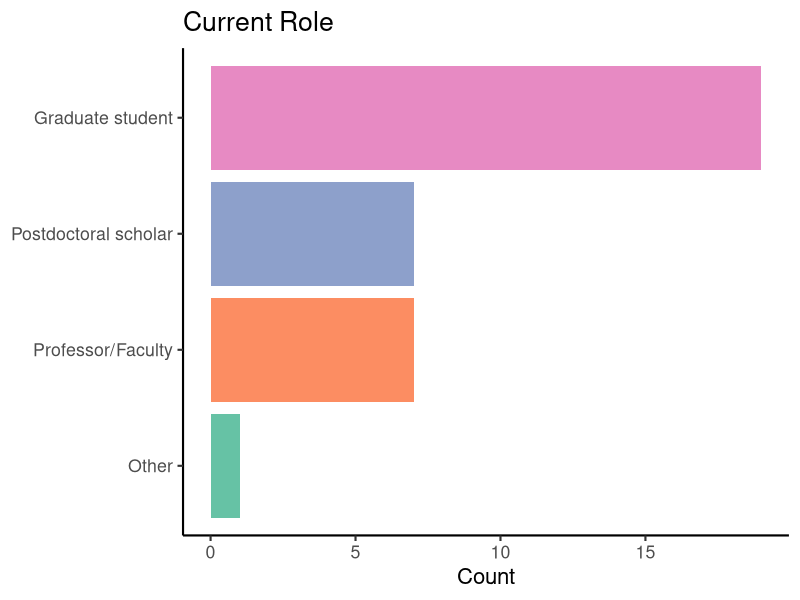
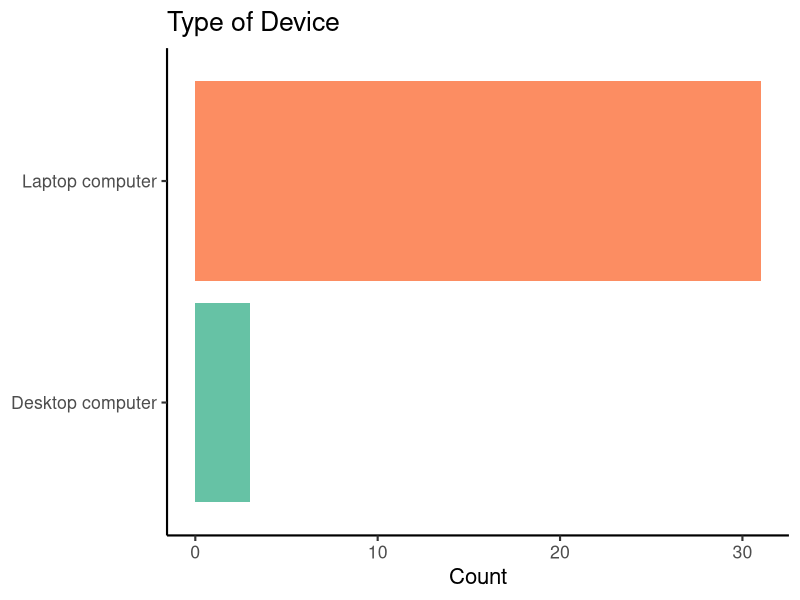
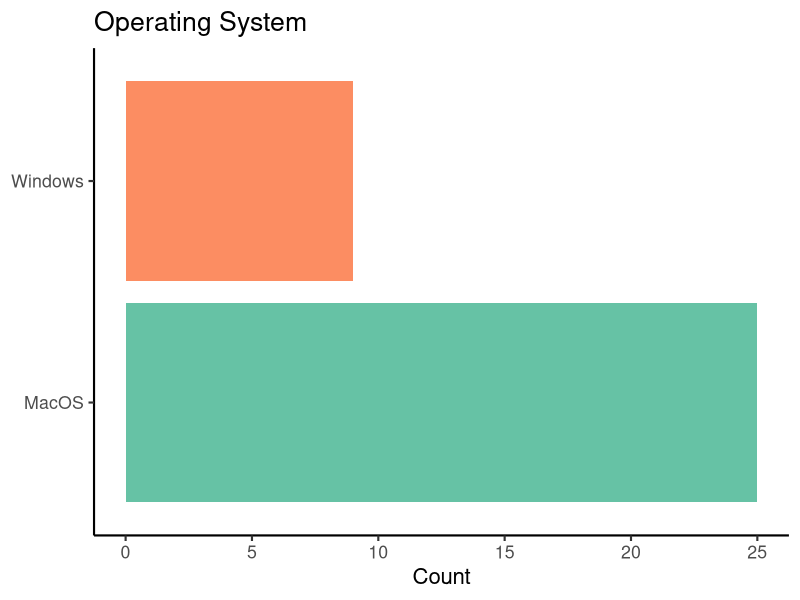
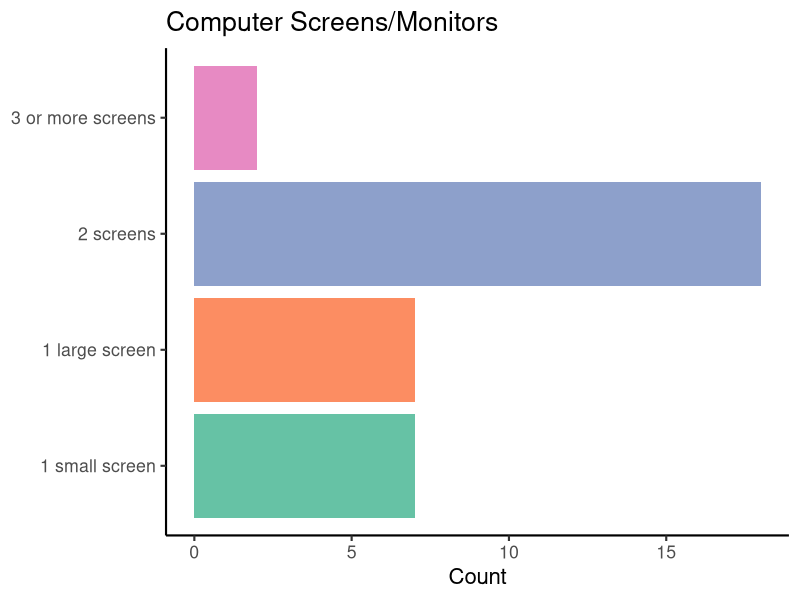
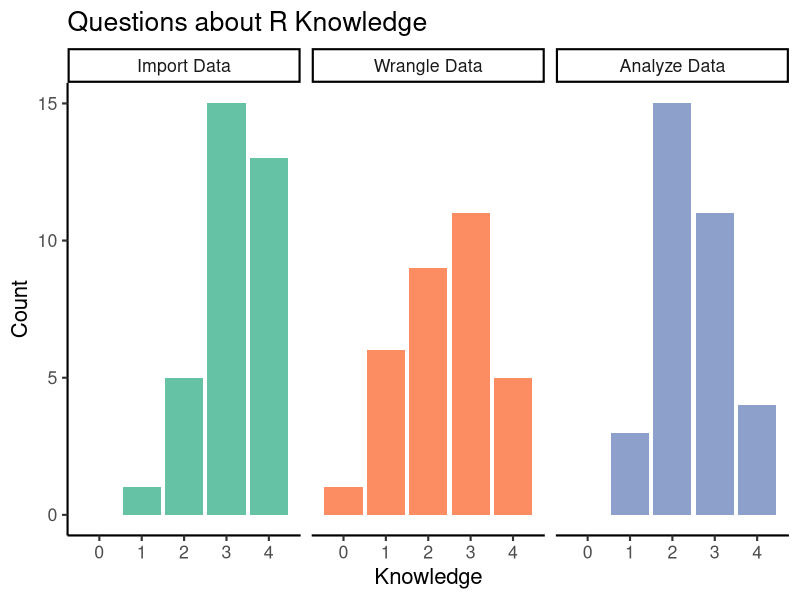
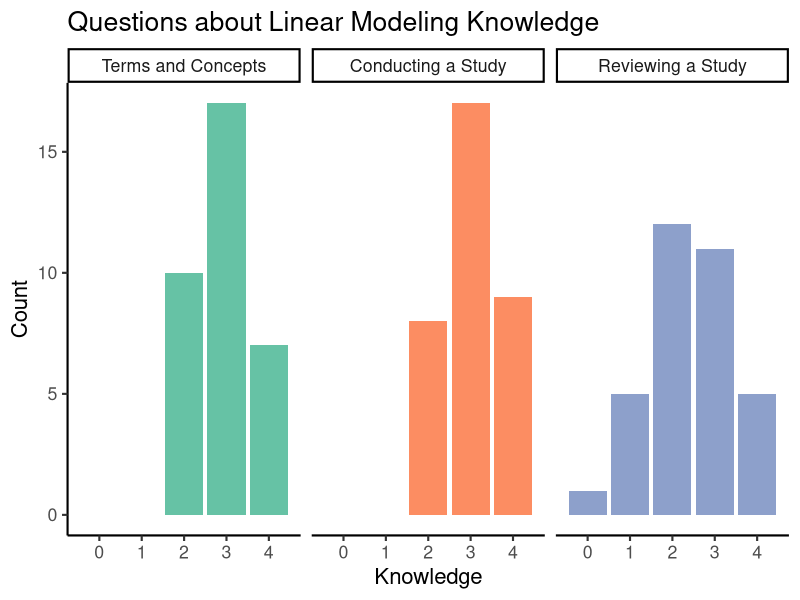
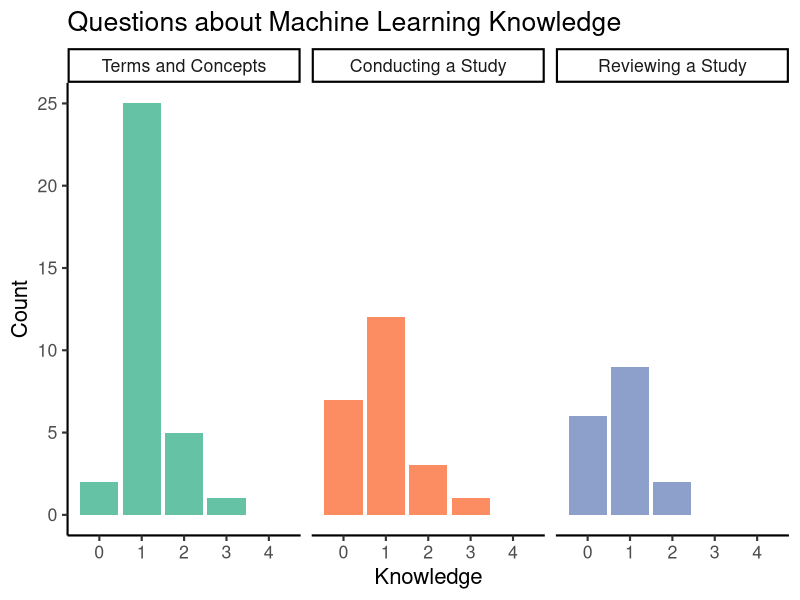

The R source for these figures, in order:
## ---- chunk 1
library(tidyverse)
## ---- chunk 2
preraw <- read_csv("pre_survey.csv", col_types = cols())

pretidy <- preraw %>% 
  mutate(
    role = factor(role, levels = c("Undergraduate student", "Graduate student", "Postdoctoral scholar", "Professor/Faculty", "Other")),
    screen = factor(screen, levels = c("1 small screen", "1 large screen", "2 screens", "3 or more screens"))
  )
## ---- chunk 3
ggplot(pretidy, aes(y = fct_rev(role), fill = fct_rev(role))) + 
  geom_bar() +
  scale_fill_brewer(palette = "Set2") +
  labs(x = "Count", y = NULL, title = "Current Role") +
  theme_classic(base_size = 16) +
  theme(legend.position = "none")
## ---- chunk 4
ggplot(pretidy, aes(y = device, fill = device)) + 
  geom_bar() +
  labs(x = "Count", y = NULL, title = "Type of Device") +
  scale_fill_brewer(palette = "Set2") +
  theme_classic(base_size = 16) +
  theme(legend.position = "none")
## ---- chunk 5
ggplot(pretidy, aes(y = opsys, fill = opsys)) + 
  geom_bar() +
  labs(x = "Count", y = NULL, title = "Operating System") +
  scale_fill_brewer(palette = "Set2") +
  theme_classic(base_size = 16) +
  theme(legend.position = "none")
## ---- chunk 6
ggplot(pretidy, aes(y = screen, fill = screen)) + 
  geom_bar() +
  labs(x = "Count", y = NULL, title = "Computer Screens/Monitors") +
  scale_fill_brewer(palette = "Set2") +
  theme_classic(base_size = 16) +
  theme(legend.position = "none")
## ---- chunk 7
pretidy %>% 
  select(starts_with("r_")) %>% 
  pivot_longer(everything(), names_to = "var", values_to = "val") %>% 
  mutate(
    var = factor(
      var,
      levels = c("r_import", "r_wrangle", "r_analyze"),           
      labels = c("Import Data", "Wrangle Data", "Analyze Data")
    )
  ) %>%
  ggplot(aes(y = val, fill = var)) + 
  facet_wrap(~var, nrow = 1) + 
  geom_bar(na.rm = TRUE) + 
  stat_summary(
    fun.data = mean_cl_boot, 
    na.rm = TRUE,
    aes(x = -0.75), 
    size = 1.5, 
    geom = "pointrange",
    fatten = 2
  ) +
  scale_y_continuous(breaks = 0:4, limits = c(-0.5, 4.5)) +
  scale_fill_brewer(palette = "Set2") +
  coord_flip() + 
  labs(y = "Knowledge", x = "Count",
       title = "Questions about R Knowledge") +
  theme_classic(base_size = 16) +
  theme(legend.position = "none")
## ---- chunk 8
pretidy %>% 
  select(starts_with("lm_")) %>% 
  pivot_longer(everything(), names_to = "var", values_to = "val") %>% 
  mutate(
    var = factor(
      var,
      levels = c("lm_concepts", "lm_conducting", "lm_reviewing"),           
      labels = c("Terms and Concepts", "Conducting a Study", "Reviewing a Study")
    )
  ) %>%
  ggplot(aes(y = val, fill = var)) + 
  facet_wrap(~var, nrow = 1) + 
  geom_bar(na.rm = TRUE) + 
  stat_summary(
    fun.data = mean_cl_boot, 
    na.rm = TRUE,
    aes(x = -0.75), 
    size = 1.5, 
    geom = "pointrange",
    fatten = 2
  ) +
  scale_y_continuous(breaks = 0:4, limits = c(-0.5, 4.5)) +
  scale_fill_brewer(palette = "Set2") +
  coord_flip() + 
  labs(y = "Knowledge", x = "Count",
       title = "Questions about Linear Modeling Knowledge") +
  theme_classic(base_size = 16) +
  theme(legend.position = "none")
## ---- chunk 9
pretidy %>% 
  select(starts_with("ml_")) %>% 
  pivot_longer(everything(), names_to = "var", values_to = "val") %>% 
  mutate(
    var = factor(
      var,
      levels = c("ml_concepts", "ml_conducting", "ml_reviewing"),           
      labels = c("Terms and Concepts", "Conducting a Study", "Reviewing a Study")
    )
  ) %>%
  ggplot(aes(y = val, fill = var)) + 
  facet_wrap(~var, nrow = 1) + 
  geom_bar(na.rm = TRUE) + 
  stat_summary(
    fun.data = mean_cl_boot, 
    na.rm = TRUE,
    aes(x = -0.75), 
    size = 1.5, 
    geom = "pointrange",
    fatten = 2
  ) +
  scale_y_continuous(breaks = 0:4, limits = c(-0.5, 4.5)) +
  scale_fill_brewer(palette = "Set2") +
  coord_flip() + 
  labs(y = "Knowledge", x = "Count", 
       title = "Questions about Machine Learning Knowledge") +
  theme_classic(base_size = 16) +
  theme(legend.position = "none")
